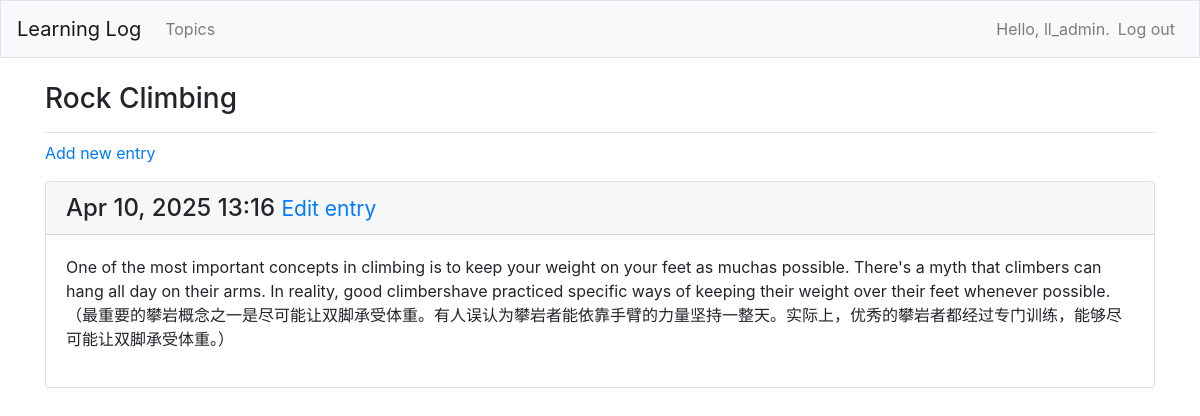
The page /topics/2/ (signed in) on the database its author committed.
### learning_logs/models.py (models this page shows, shortened)
class Topic(models.Model):
    text = models.CharField(max_length=200)
    date_added = models.DateTimeField(auto_now_add=True)
    owner = models.ForeignKey(User, on_delete=models.CASCADE)
    def __str__(self):
        return self.text

class Entry(models.Model):
    topic = models.ForeignKey(Topic, on_delete=models.CASCADE)
    text = models.TextField()
    date_added = models.DateTimeField(auto_now_add=True)
    class Meta:
        verbose_name_plural = 'entries'

### learning_logs/views.py (the view)
# urls.py: path('topics/<int:topic_id>/', views.topic, name='topic'),
@login_required
def topic(request, topic_id):
    topic = Topic.objects.get(id=topic_id)
    if topic.owner != request.user:
        raise Http404
    entries = topic.entry_set.order_by('-date_added')
    context = {'topic': topic, 'entries': entries}
    return render(request, 'learning_logs/topic.html', context)

### learning_logs/templates/learning_logs/topic.html
{% extends "learning_logs/base.html" %}
{% block page_header %}
  <h3>{{ topic }}</h3>
{% endblock page_header %}
{% block content %}
  <p>
    <a href="{% url 'learning_logs:new_entry' topic.id %}">Add new entry</a>
  </p>
  {% for entry in entries %}
    <div class="card mb-3">
      <h4 class="card-header">
        {{ entry.date_added|date:'M d, Y H:i' }}
        <small><a href="{% url 'learning_logs:edit_entry' entry.id %}">Edit entry</a></small>
      </h4>
      <div class="card-body">
        {{ entry.text|linebreaks }}
      </div>
    </div>
  {% empty %}
    <li>There are no entries for this t o pic yet.</li>
  {% endfor %}
{% endblock content %}

### learning_logs/templates/learning_logs/base.html (shortened to what this page needs)
{% load bootstrap4 %}
<!doctype html>
<html lang="en">
<head>
  {% bootstrap_css %}
</head>
<body>
  <nav class="navbar navbar-expand-md navbar-light bg-light mb-4 border">
    <a class="navbar-brand" href="{% url 'learning_logs:index' %}">Learning Log</a>
    <div class="collapse navbar-collapse" id="navbarCollapse">
      <ul class="navbar-nav mr-auto">
        <li class="nav-item">
          <a class="nav-link" href="{% url 'learning_logs:topics' %}">Topics</a>
        </li>
      </ul>
      <ul class="navbar-nav ml-auto">
        {% if user.is_authenticated %}
          <li class="nav-item">
            <span class="navbar-text">Hello, {{ user.username }}.</span>
          </li>
          <li class="nav-item">
            <a class="nav-link" href="{% url 'users:logout' %}">Log out</a>
          </li>
        {% endif %}
      </ul>
    </div>
  </nav>
  <main role="main" class="container">
    <div class="pb-2 mb-2 border-bottom">
      {% block page_header %}{% endblock page_header %}
    </div>
    <div>
      {% block content %}{% endblock content %}
    </div>
  </main>
</body>
</html>

### rows shown on the page
Topic: text "Rock Climbing"
Entry: date_added "Apr 10, 2025 13:16", text "One of the most important concepts in climbing is to keep your weight on your feet as muchas possible. There's a myth that climbers can hang all day on their arms. In reality, good climbershave practiced specific ways of keeping their weight over their feet whenever possible.（最重要的攀岩概念之一是尽可能让双脚承受体重。有人误认为攀岩者能依靠手臂的力量坚持一整天。实际上，优秀的攀岩者都经过专门训练，能够尽可能让双脚承受体重。）"

### other values the page prints
{{ user.username }} "ll_admin"
